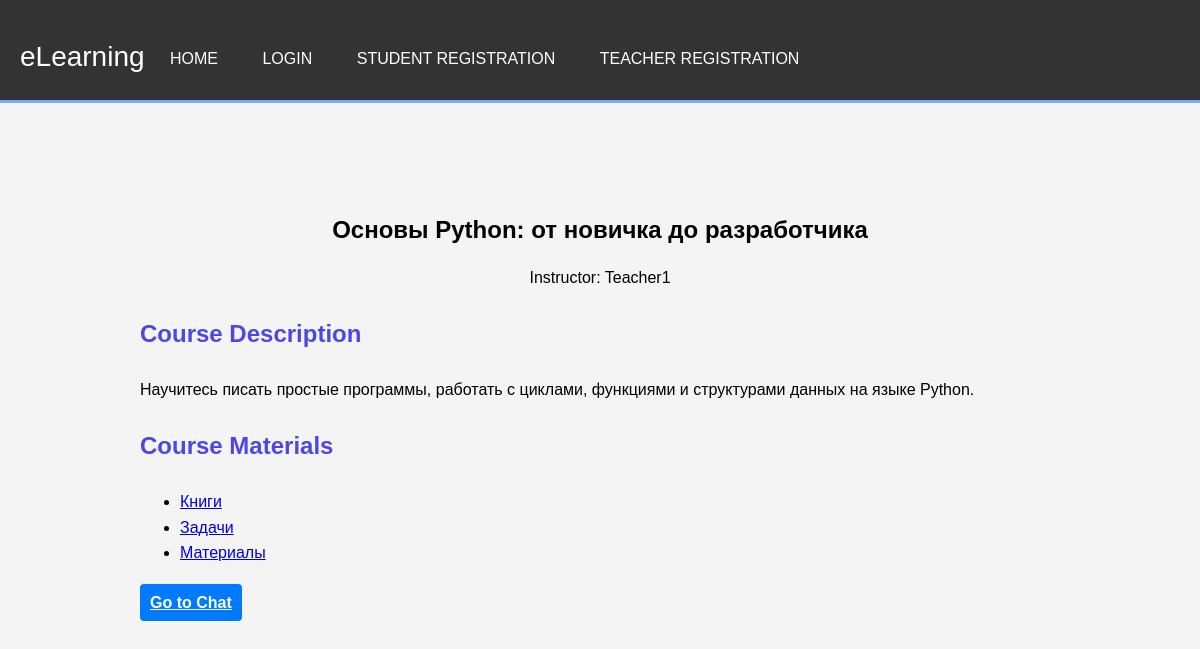
/course/5/, run on the app's committed database.
### core/models.py (models this page shows, shortened)
class Course(models.Model):
    title = models.CharField(max_length=200)
    description = models.TextField()
    teacher = models.ForeignKey(
        User,
        on_delete=models.CASCADE,
        limit_choices_to={'is_teacher': True},
        related_name='courses'
    )
    created_at = models.DateTimeField(auto_now_add=True)

class User(AbstractUser):
    is_student = models.BooleanField(default=False)
    is_teacher = models.BooleanField(default=False)
    photo = models.ImageField(upload_to='users/', blank=True, null=True)
    enrolled_courses = models.ManyToManyField(
        'Course',
        related_name='enrolled_students',
        blank=True
    )

class Material(models.Model):
    course = models.ForeignKey(Course, on_delete=models.CASCADE, related_name='materials')
    title = models.CharField(max_length=200)
    file = models.FileField(upload_to='course_materials/')
    created_at = models.DateTimeField(auto_now_add=True)

### core/views.py (the view)
# urls.py: path('course/<int:course_id>/', core_views.course_detail, name='course_detail'),
def course_detail(request, course_id):
    course = get_object_or_404(Course, pk=course_id)
    materials = Material.objects.filter(course=course)
    context = {
        'course': course,
        'materials': materials,
    }
    return render(request, 'core/course_detail.html', context)

### core/templates/core/course_detail.html (shortened to what this page needs)
{% extends 'core/base.html' %}
{% load static %}
{% block content %}
<div class="container my-5">
    <div class="card">
        <div class="card-body">
            <h2 class="card-title text-center">{{ course.title }}</h2>
            <p class="card-text text-muted text-center mb-4">Instructor: {{ course.teacher.username }}</p>
            <h3 class="mt-4">Course Description</h3>
            <p>{{ course.description }}</p>
            <h3 class="mt-4">Course Materials</h3>
            {% if materials %}
                <ul class="list-group">
                    {% for material in materials %}
                        <li class="list-group-item">
                            <a href="{{ material.file.url }}" target="_blank">{{ material.title }}</a>
                        </li>
                    {% endfor %}
                </ul>
            {% else %}
                <p>No materials have been added for this course yet.</p>
            {% endif %}
            <div class="mt-4">
                <a href="{% url 'chat_room' course.id %}" class="btn-primary">Go to Chat</a>
            </div>
        </div>
    </div>
</div>
{% endblock %}

### core/static/core/css/style.css (style rules this page uses)
body { font-family: Arial, sans-serif; background-color: #f4f4f4; margin: 0; padding: 0; line-height: 1.6; }
.container { width: 80%; margin: auto; overflow: hidden; padding: 20px; }
.btn-primary { width: 100%; padding: 10px; font-size: 16px; font-weight: bold; color: #fff; background-color: #007bff; border: none; border-radius: 4px; cursor: pointer; transition: background-color 0.3s ease; }
.text-center { text-align: center; }
.mt-4 { margin-top: 1.5rem; }
.my-5 { margin-top: 3rem; margin-bottom: 3rem; }
.card-title { margin-bottom: 0.75rem; }
.card-body { flex: 1 1 auto; padding: 1.25rem; }
.my-5 { margin-top: 3rem !important; margin-bottom: 3rem !important; }
h3 { font-weight: 600; font-size: 1.5rem; color: #4f46e5; margin-bottom: 1.5rem; }

### data on the page
Course: title "Основы Python: от новичка до разработчика", teacher.username "Teacher1", description "Научитесь писать простые программы, работать с циклами, функциями и структурами данных на языке Python."
Material: title "Книги"
Material: title "Задачи"
Material: title "Материалы"
